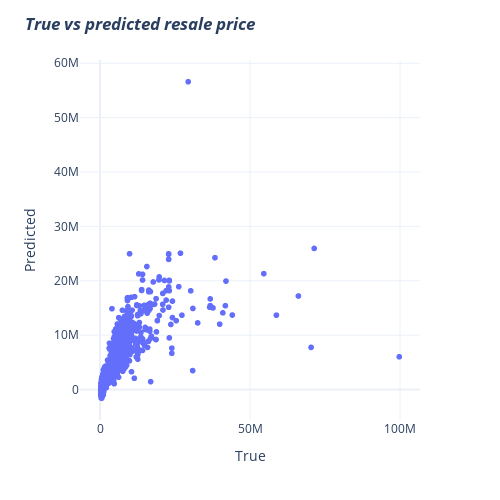

This figure's notebook cell:
### Markdown cell above
### linear regression

### Code cell
linear = LinearRegression()
#fit the model
linear.fit(X_train_scaled,y_train)
#predict
predictions = linear.predict(X_valid_scaled)
print("MAE:", metrics.mean_absolute_error(y_valid, predictions))
print('MSE:', metrics.mean_squared_error(y_valid, predictions))
print('RMSE:', np.sqrt(metrics.mean_squared_error(y_valid, predictions)))
#evaluate the result
eda_func.true_vs_pred(y_valid,predictions,"<i><b>True vs predicted resale price </b></i>","True","Predicted")

### Figure 1 — Plotly figure (JSON) as saved in the notebook; plotly's stock layout.template omitted (floating-point values rounded to 4 significant figures; data arrays with more than 128 entries replaced by an {"elided": "..."} marker saying what was removed)
{"data": [{"hovertemplate": "x=%{x}<br>y=%{y}<extra></extra>", "legendgroup": "", "marker": {"color": "#636efa", "symbol": "circle"}, "mode": "markers", "name": "", "showlegend": false, "type": "scattergl", "x": {"elided": "4029 int values"}, "xaxis": "x", "y": {"elided": "4029 float values"}, "yaxis": "y"}], "layout": {"height": 500, "legend": {"tracegroupgap": 0}, "margin": {"t": 60}, "title": {"text": "<i><b>True vs predicted resale price </b></i>"}, "width": 500, "xaxis": {"anchor": "y", "domain": [0, 1], "title": {"text": "True"}}, "yaxis": {"anchor": "x", "domain": [0, 1], "title": {"text": "Predicted"}}}}
